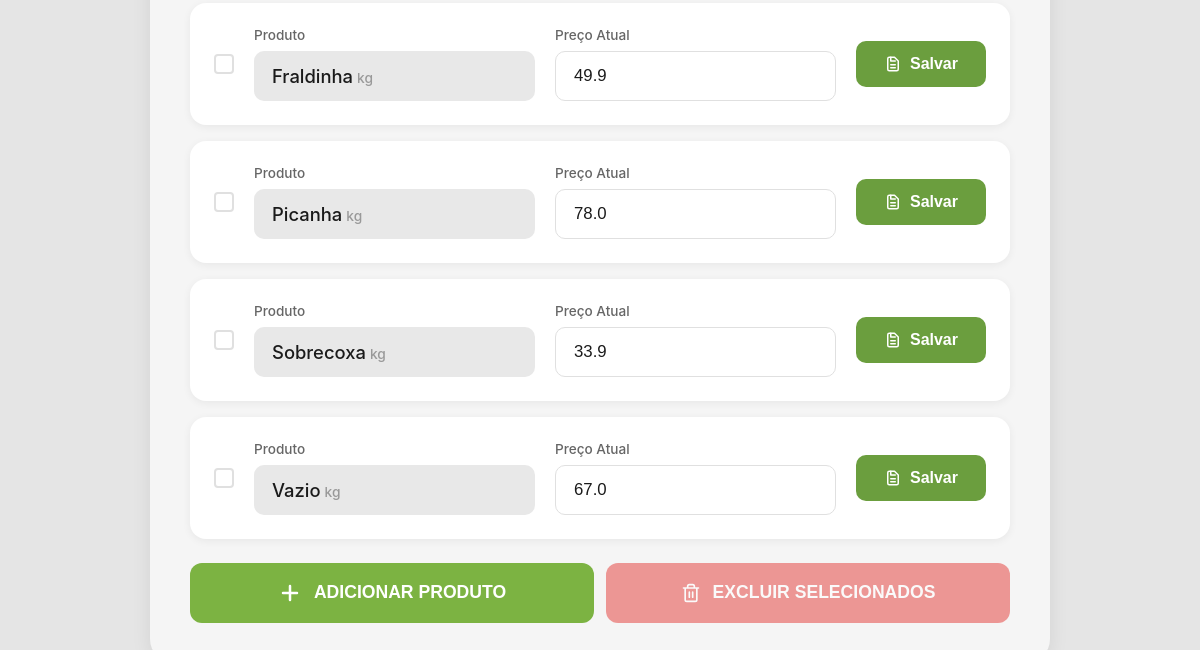
The page /gerenciar (lower part) on the database as committed earlier.
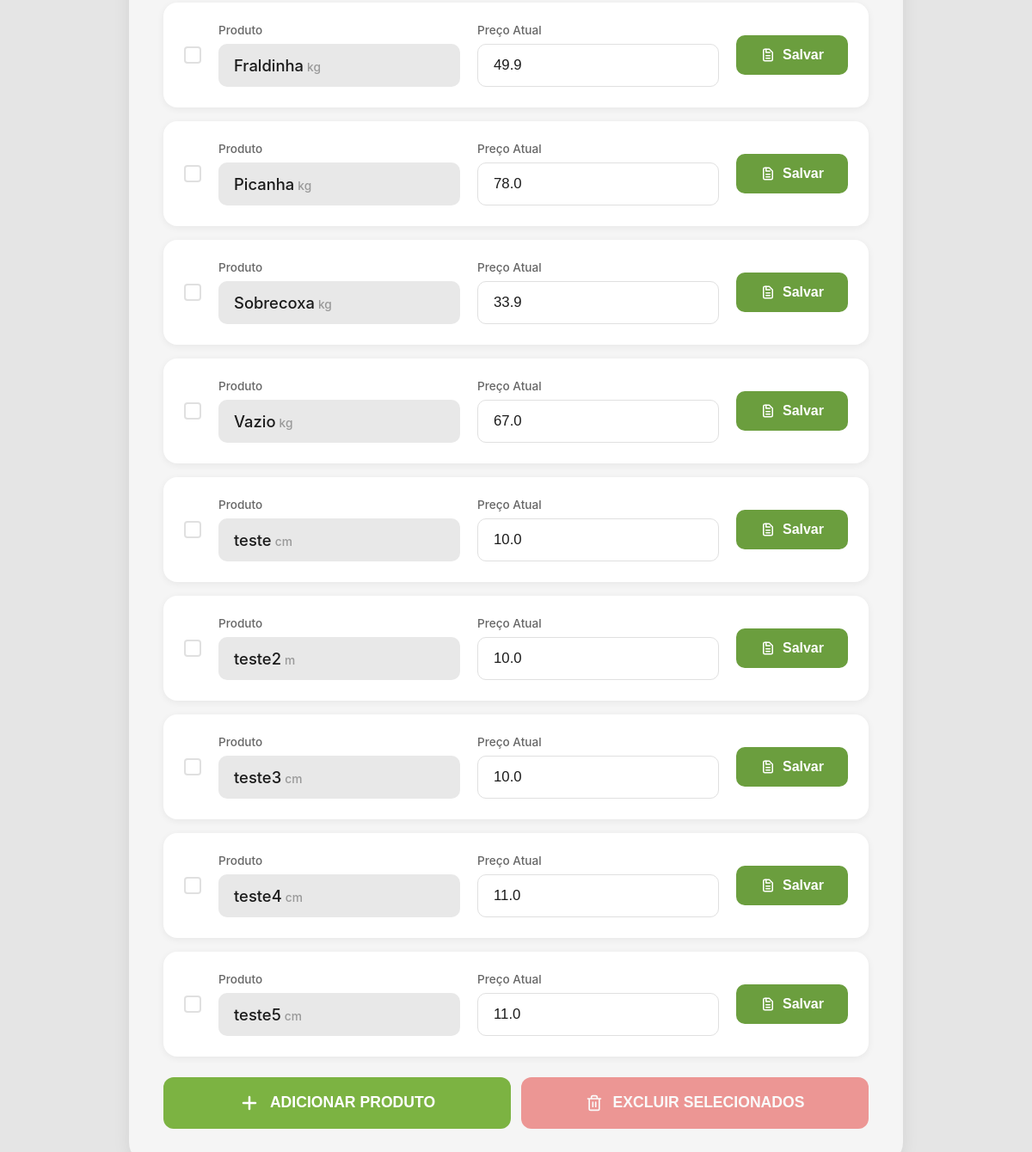
The same page on the database as committed later.
### tables this page shows
CREATE TABLE produtos (
            id INTEGER PRIMARY KEY AUTOINCREMENT,
            nome TEXT NOT NULL,
            preco REAL NOT NULL,
            unidade TEXT NOT NULL
        );

### app.py (the view)
@app.route('/')
@app.route('/gerenciar')
def gerenciar():
    conn = get_db_connection()
    produtos = conn.execute('SELECT * FROM produtos ORDER BY nome').fetchall()
    conn.close()
    return render_template('gerenciar.html', produtos=produtos)

### app.py (called while the page is built)
def get_db_connection():
    conn = sqlite3.connect(DB_NAME)
    conn.row_factory = sqlite3.Row
    return conn

### templates/gerenciar.html (shortened to what this page needs)
<!DOCTYPE html>
<html lang="pt-BR">
<head>
</head>
<body>
    <div class="container">
        <div id="produtosLista">
            {% for produto in produtos %}
            <div class="produto-item">
                <div class="produto-checkbox">
                    <label for="select-{{ produto.id }}" class="checkbox-custom"></label>
                </div>
                <div class="produto-col">
                    <div class="produto-label">Produto</div>
                    <div class="produto-nome-display">
                        {{ produto.nome }}<span class="produto-unidade">{{ produto.unidade }}</span>
                    </div>
                </div>
                <div class="produto-col">
                    <div class="produto-label">Preço Atual</div>
                    <input
                        type="number"
                        id="preco-{{ produto.id }}"
                        step="0.01"
                        min="0"
                        value="{{ produto.preco }}"
                        placeholder="R$ 0,00"
                    >
                </div>
                <button class="btn-salvar" onclick="atualizarPreco({{ produto.id }})">
                    Salvar
                </button>
            </div>
            {% endfor %}
        </div>
        <div class="botoes-container">
            <button class="btn-adicionar" onclick="abrirModal()">
                <svg class="icon-plus" viewBox="0 0 24 24" fill="none" xmlns="http://www.w3.org/2000/svg">
                    <path d="M12 5V19M5 12H19" stroke="currentColor" stroke-width="2.5" stroke-linecap="round" stroke-linejoin="round"/>
                </svg>
                ADICIONAR PRODUTO
            </button>
            <button class="btn-excluir" id="btnExcluir" onclick="abrirModalExclusao()">
                EXCLUIR SELECIONADOS
            </button>
        </div>
    </div>
</body>
</html>

### templates/gerenciar.html (style rules this page uses)
* { margin: 0; padding: 0; box-sizing: border-box; }
body { font-family: -apple-system, BlinkMacSystemFont, 'Segoe UI', Roboto, 'Helvetica Neue', Arial, sans-serif; background: #E5E5E5; min-height: 100vh; padding: 20px; }
.container { max-width: 900px; margin: 0 auto; background: #F5F5F5; border-radius: 24px; padding: 40px; box-shadow: 0 4px 20px rgba(0, 0, 0, 0.08); }
.produto-item { background: white; border-radius: 16px; padding: 24px; margin-bottom: 16px; display: grid; grid-template-columns: auto 1fr 1fr auto; gap: 20px; align-items: center; box-shadow: 0 2px 8px rgba(0, 0, 0, 0.06); }
.produto-col { display: flex; flex-direction: column; }
.produto-label { font-size: 0.85em; color: #666; margin-bottom: 8px; font-weight: 500; }
.produto-nome-display { background: #E8E8E8; border-radius: 10px; padding: 14px 18px; font-size: 1.15em; color: #1A1A1A; font-weight: 500; }
.produto-unidade { font-size: 0.75em; color: #999; margin-left: 4px; }
input[type="number"] { background: white; border: 1.5px solid #E0E0E0; border-radius: 10px; padding: 14px 18px; font-size: 1.05em; color: #1A1A1A; transition: border-color 0.2s; width: 100%; }
.btn-salvar { background: #6B9E3E; color: white; border: none; border-radius: 10px; padding: 14px 28px; font-size: 1em; font-weight: 600; cursor: pointer; transition: all 0.2s; display: flex; align-items: center; gap: 8px; white-space: nowrap; }
.icon-save { width: 18px; height: 18px; }
.btn-adicionar { background: #7CB342; color: white; border: none; border-radius: 12px; padding: 18px 32px; font-size: 1.1em; font-weight: 600; cursor: pointer; transition: all 0.2s; display: flex; align-items: center; justify-content: center; gap: 12px; margin-top: 24px; width: 100%; }
.icon-plus { width: 24px; height: 24px; }
.produto-checkbox { display: flex; align-items: center; justify-content: center; }
.checkbox-custom { width: 20px; height: 20px; border: 2px solid #E0E0E0; border-radius: 4px; cursor: pointer; display: flex; align-items: center; justify-content: center; transition: all 0.2s; background: white; }
.btn-excluir { background: #E53935; color: white; border: none; border-radius: 12px; padding: 18px 32px; font-size: 1.1em; font-weight: 600; cursor: pointer; transition: all 0.2s; display: flex; align-items: center; justify-content: center; gap: 12px; margin-top: 16px; width: 100%; opacity: 0.5; pointer-events: none; }
.icon-trash { width: 20px; height: 20px; }
.botoes-container { display: flex; gap: 12px; margin-top: 24px; }
.botoes-container .btn-adicionar, .botoes-container .btn-excluir { flex: 1; margin-top: 0; }

Rows that differ between the two databases and show on the page:
added produtos: nome "teste", unidade "cm", preco "10.0"
added produtos: nome "teste2", unidade "m", preco "10.0"
added produtos: nome "teste3", unidade "cm", preco "10.0"
added produtos: nome "teste4", unidade "cm", preco "11.0"
added produtos: nome "teste5", unidade "cm", preco "11.0"
